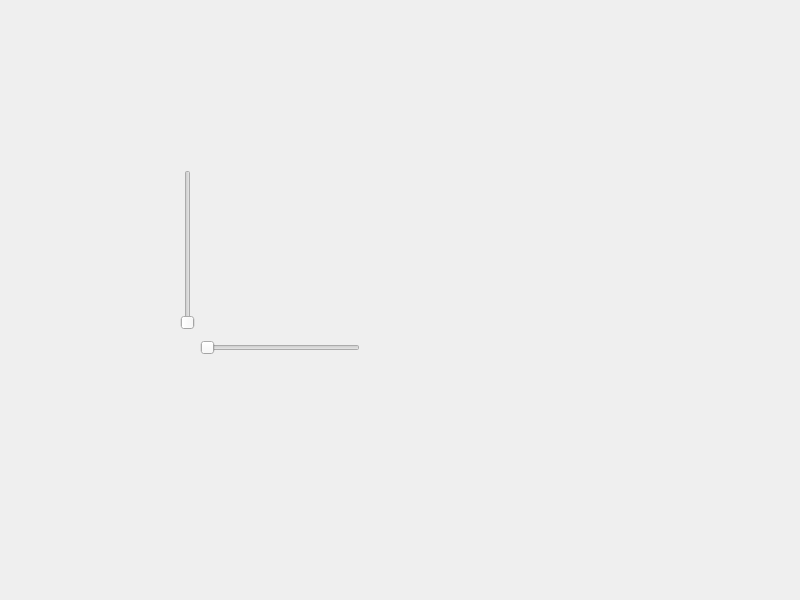
<?xml version="1.0" encoding="UTF-8"?>
<ui version="4.0">
 <class>Widget</class>
 <widget class="QWidget" name="Widget">
  <property name="geometry">
   <rect>
    <x>0</x>
    <y>0</y>
    <width>800</width>
    <height>600</height>
   </rect>
  </property>
  <property name="windowTitle">
   <string>Widget</string>
  </property>
  <widget class="QSlider" name="horizontalSlider">
   <property name="geometry">
    <rect>
     <x>200</x>
     <y>340</y>
     <width>160</width>
     <height>16</height>
    </rect>
   </property>
   <property name="orientation">
    <enum>Qt::Orientation::Horizontal</enum>
   </property>
  </widget>
  <widget class="QSlider" name="verticalSlider">
   <property name="geometry">
    <rect>
     <x>180</x>
     <y>170</y>
     <width>16</width>
     <height>160</height>
    </rect>
   </property>
   <property name="styleSheet">
    <string notr="true"/>
   </property>
   <property name="orientation">
    <enum>Qt::Orientation::Vertical</enum>
   </property>
  </widget>
  <zorder>verticalSlider</zorder>
  <zorder>horizontalSlider</zorder>
 </widget>
 <resources/>
 <connections/>
</ui>
